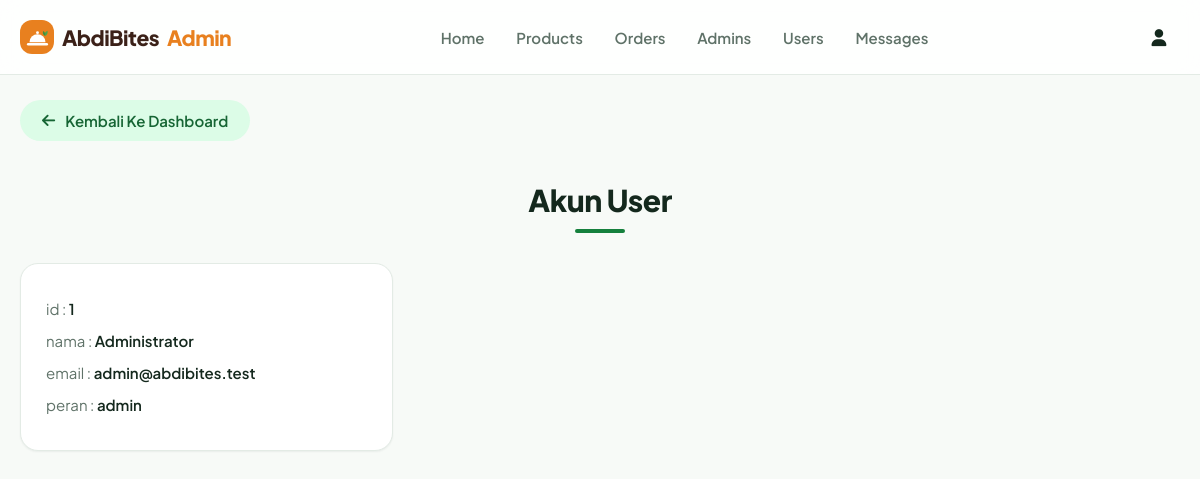
The page /admin/users_accounts.php (signed in) on the database its author committed.
### tables this page shows
CREATE TABLE `users` (
   `id`         INT UNSIGNED NOT NULL AUTO_INCREMENT,
   `name`       VARCHAR(50)  NOT NULL,
   `email`      VARCHAR(100) NOT NULL,
   `number`     VARCHAR(20)  NOT NULL,
   `password`   CHAR(40)     NOT NULL COMMENT 'sha1, lihat register.php',
   `address`    VARCHAR(500) NOT NULL DEFAULT '',
   `is_admin`   TINYINT(1)   NOT NULL DEFAULT 0 COMMENT '1 = boleh membuka panel admin',
   `created_at` TIMESTAMP    NOT NULL DEFAULT CURRENT_TIMESTAMP,
   PRIMARY KEY (`id`),
   UNIQUE KEY `uq_users_email` (`email`),
   KEY `idx_users_is_admin` (`is_admin`)
);

### public/admin/users_accounts.php (the view, shortened to what this page needs)
<?php
require __DIR__ . '/../../app/config/connect.php';
?>
<?php $page_title = 'akun user'; include __DIR__ . '/../../app/partials/admin_head.php'; ?>
<?php include __DIR__ . '/../../app/partials/admin_header.php' ?>
<?php include __DIR__ . '/../../app/partials/admin_back.php' ?>
<section class="accounts">
   <h1 class="heading">akun user</h1>
   <div class="box-container">
   <?php
      $select_account = $conn->prepare("SELECT * FROM `users` ORDER BY is_admin DESC, id");
      $select_account->execute();
      if($select_account->rowCount() > 0){
         while($fetch_accounts = $select_account->fetch(PDO::FETCH_ASSOC)){
   ?>
   <div class="box">
      <p> id : <span><?= $fetch_accounts['id']; ?></span> </p>
      <p> nama : <span><?= $fetch_accounts['name']; ?></span> </p>
      <p> email : <span><?= $fetch_accounts['email']; ?></span> </p>
      <p> peran : <span><?= $fetch_accounts['is_admin'] ? 'admin' : 'pembeli'; ?></span> </p>
   </div>
   <?php
      }
   }else{
      echo '<p class="empty">tidak ada akun yang tersedia</p>';
   }
   ?>
   </div>
</section>
</body>
</html>

### public/assets/css/admin_style.css (style rules this page uses)
:root { --green:#15803d; --green-dark:#166534; --green-soft:#dcfce7; --green-tint:#f0fdf4; --main-color:var(--green); --orange:#ea580c; --amber:#f59e0b; --brand-dark:#3b2118; --brand-orange:#e8801f; --red:#dc2626; --red-soft:#fee2e2; --bg:#f7faf7; --light-bg:var(--bg); --surface:#ffffff; --white:#ffffff; --ink:#14281d; --black:var(--ink); --muted:#5f7268; --light-color:var(--muted); --line:#e3ebe5; --radius:1.2rem; --radius-lg:1.8rem; --radius-pill:5rem; --border:.1rem solid var(--line); --shadow-sm:0 .1rem .2rem rgba(20,40,29,.06); --box-shadow:0 .4rem 1.6rem rgba(20,40,29,.08); --shadow-lg:0 1.2rem 3.2rem rgba(20,40,29,.12); --ease:.25s cubic-bezier(.4,0,.2,1); }
* { font-family:'Plus Jakarta Sans', system-ui, sans-serif; margin:0; padding:0; box-sizing:border-box; text-decoration:none; outline:none; border:none; }
html { font-size:62.5%; overflow-x:hidden; scroll-behavior:smooth; }
body { background-color:var(--bg); color:var(--ink); min-height:100vh; }
section { max-width:120rem; margin:0 auto; padding:4rem 2rem; }
.heading { text-align:center; margin-bottom:3rem; font-size:3rem; font-weight:800; letter-spacing:-.05rem; color:var(--ink); text-transform:capitalize; }
.heading::after { content:''; display:block; width:5rem; height:.4rem; margin:1rem auto 0; border-radius:var(--radius-pill); background-color:var(--green); }
.placed-orders .box-container, .accounts .box-container, .messages .box-container { display:grid; grid-template-columns:repeat(auto-fill, minmax(30rem, 1fr)); gap:2rem; align-items:flex-start; }
.placed-orders .box-container .box, .accounts .box-container .box, .messages .box-container .box { background-color:var(--surface); border:var(--border); border-radius:var(--radius-lg); padding:2.5rem; box-shadow:var(--shadow-sm); transition:var(--ease); }
.placed-orders .box-container .box p, .accounts .box-container .box p, .messages .box-container .box p { line-height:1.6; margin:.8rem 0; font-size:1.5rem; color:var(--muted); }
.placed-orders .box-container .box p span, .accounts .box-container .box p span, .messages .box-container .box p span { color:var(--ink); font-weight:600; }

### rows shown on the page
users: id "1", name "Administrator", email "admin@abdibites.test", is_admin "admin"

### other values the page prints
$back_text "Kembali Ke Dashboard"
